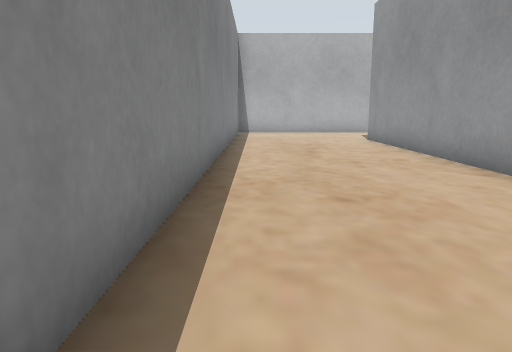
[1] (above)

20 first-person views from a walk through a Gazebo world. The camera is 0.5 m above the floor, tilts 10° down and sees 70° across. The floor is counted in squares, 0.5 m on a side. Each view is taken from the middle of a square. On the plan, view 1 faces up. The plan holds only what a view shows up to about 13 squares ahead; the rest is blank. The place goes on beyond the plan.

[2]
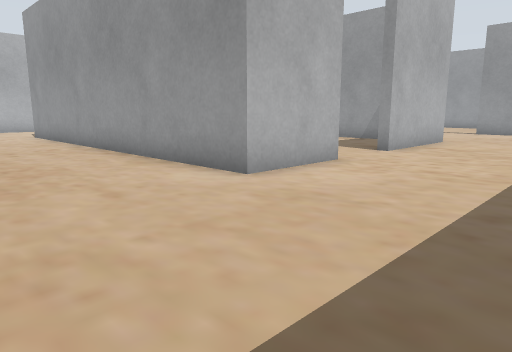

[3]
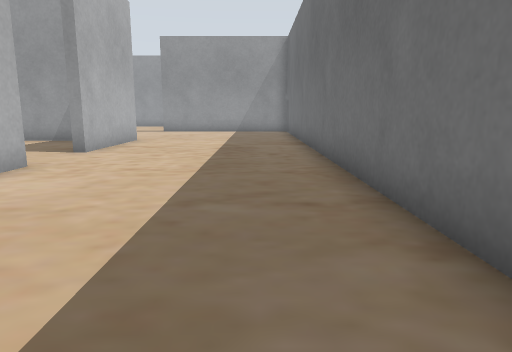

[4]
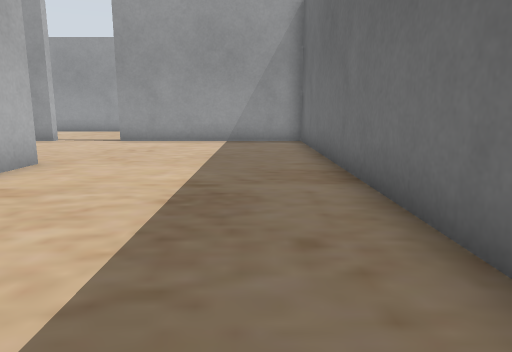

[5]
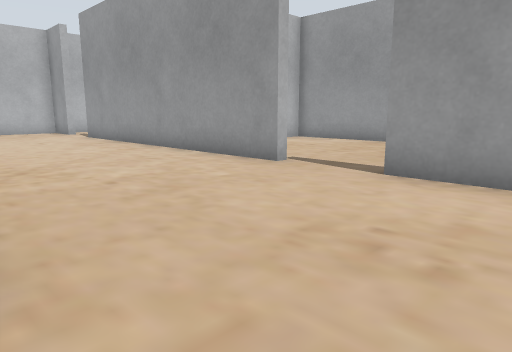

[6]
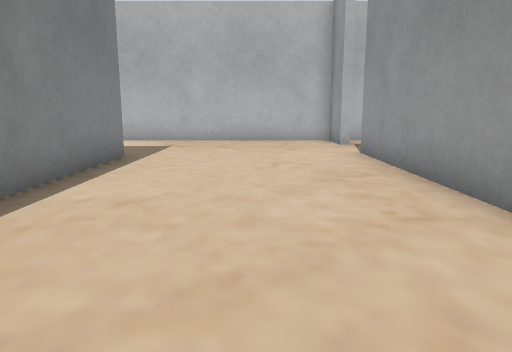

[7]
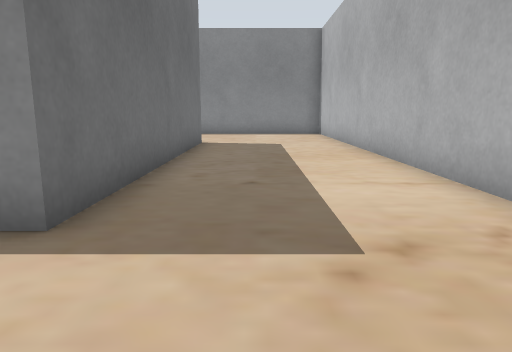

[8]
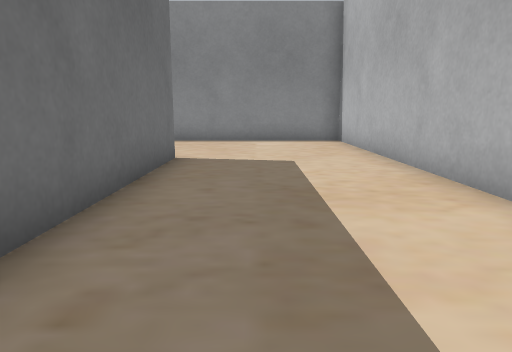

[9]
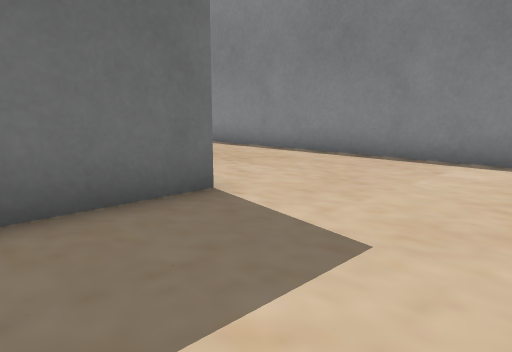

[10]
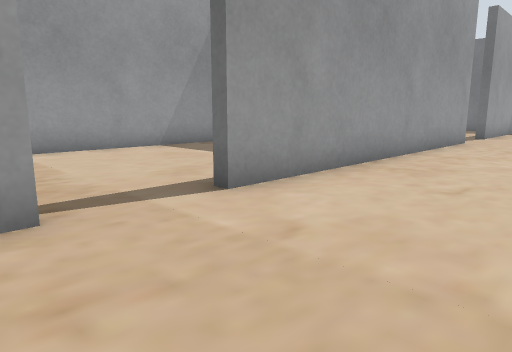

[11]
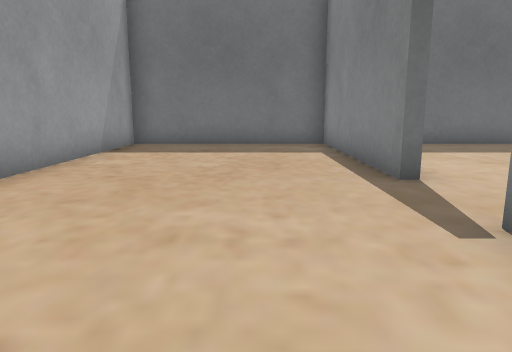

[12]
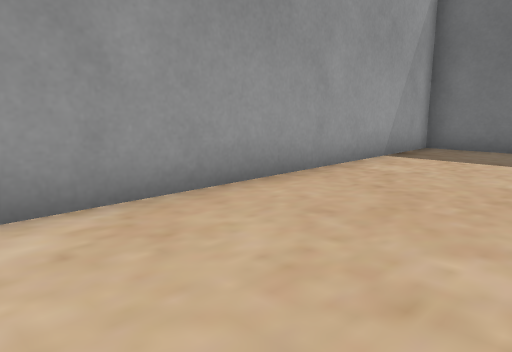

[13]
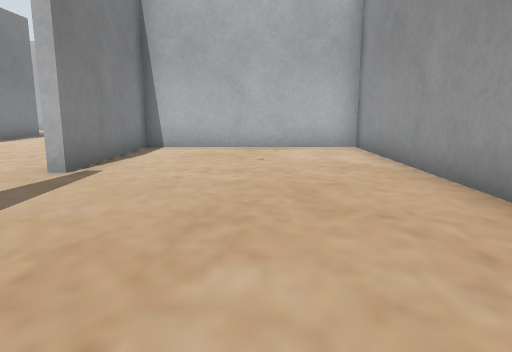

[14]
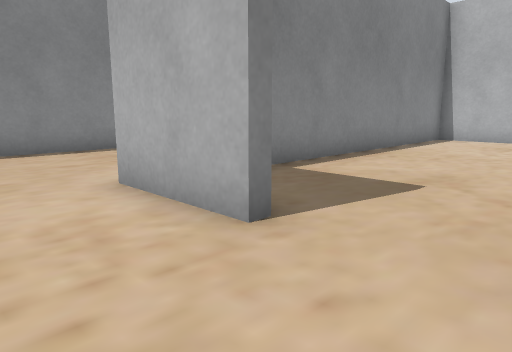

[15]
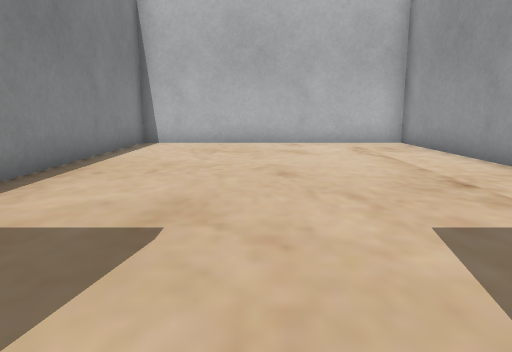

[16]
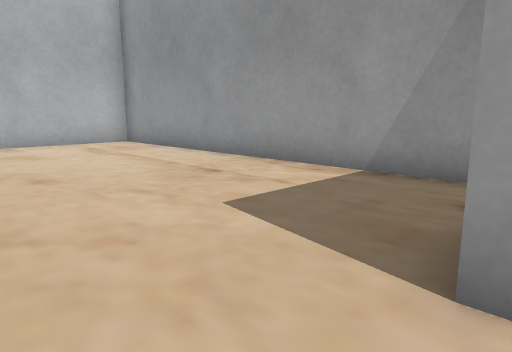

[17]
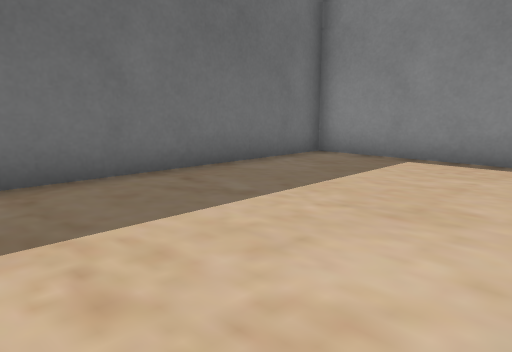

[18]
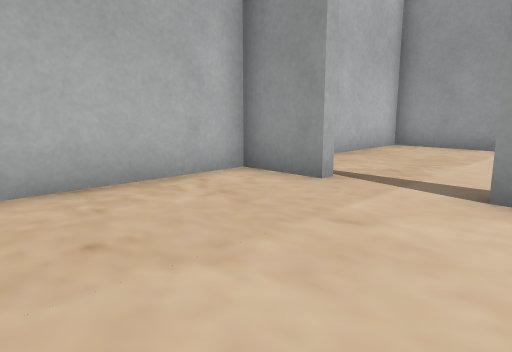

[19]
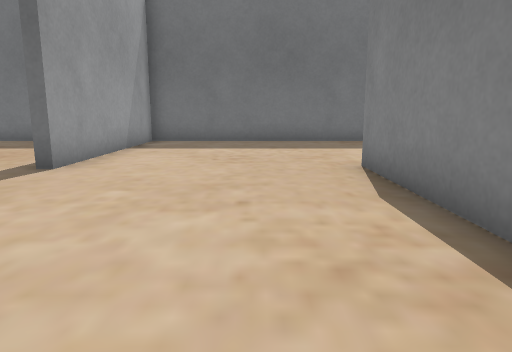

[20]
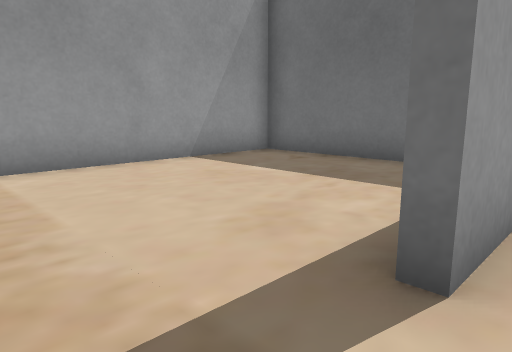

### Floor plan
Points are (right, up) in squares from view 1. A wall is a line through its corners. A room is listed if a view was taken in it or the views show most of it. See-through windows are left out.
Room 1 (views 1, 2, 3, 4, 5, 6, 7, 8, 9, 10, 14, 15, 16, 17, 18, 19, 20)
walls: (6.7, 1.6) (6.7, 1.2) (4, 1.2) (4, 13.2) (13, 13.2) (13, 9.1); (13, 5.4) (13, 1.2) (9, 1.2) (9, 1.6); (18.6, 3.9) (18.6, 14); (18.6, 16.1) (18.6, 17.9) (-0.9, 17.9) (-0.9, -4.6) (18.6, -4.6) (18.6, 1.8)
ways out: opening at (19, 2.5) to room 2; opening at (7.5, 1.5) to room 3; opening at (19, 15) to room 4
Room 2 (views 11, 12, 13)
walls: (18.9, 1.8) (18.9, -4.6) (24.8, -4.6) (24.8, 8.4) (18.9, 8.4) (18.9, 3.9)
ways out: opening at (19, 2.5) to room 1
Room 3 (no view inside)
walls: (12.7, 2.4) (12.7, 12.9) (4.3, 12.9) (4.3, 4)
ways out: opening at (7.5, 1.5) to room 1
Room 4 (no view inside)
walls: (19.8, 17.9) (19.3, 17.9); (21, 8.7) (24.8, 8.7) (24.8, 17.9) (21.5, 17.9)
ways out: opening at (19, 15) to room 1

Positions as (right, up) in squares from view 1, and headings:
1: (0, 0), facing up
2: (0, -3), facing up-right
3: (0, -3), facing right
4: (6, -3), facing right
5: (13, -1), facing up-right
6: (16, 5), facing up
7: (16, 15), facing left
8: (12, 15), facing left
9: (7, 17), facing down-left
10: (15, 17), facing down-right
11: (21, 7), facing down
12: (21, 6), facing down-right
13: (22, -2), facing up
14: (9, -1), facing up-left
15: (8, 1), facing up
16: (7, 1), facing up-right
17: (7, 1), facing down-left
18: (14, 13), facing up-right
19: (15, 8), facing down
20: (18, 16), facing down-right
